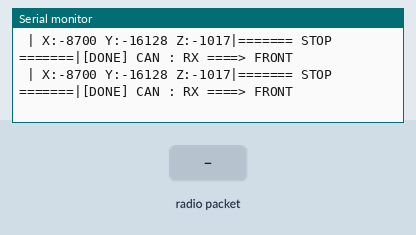
Simulated run of this sketch. Board: Arduino Uno, built with avr-gcc and run on an emulated ATmega328P. Shown: the last lines printed to the serial monitor. Inputs (shaded band) come from the test bench. No radio packets arrive unless stated.

Above: at 1.3 s.
1.4 s: radio packet "5" arrives
At 1.47 s:
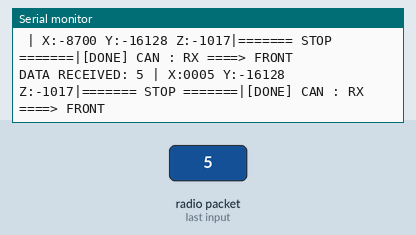
2.9 s: radio packet "90" arrives
At 3.0 s:
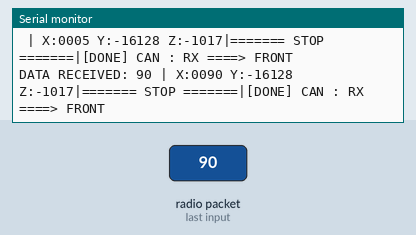
Timing chart, 0 to 5.9 s (numbered marks = the images above; inputs shaded):
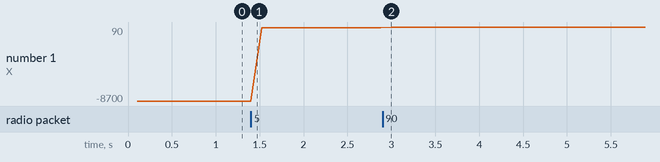

Measured:
- after the input at 1.4 s, the serial monitor: prints a new line after 0.06 s (image 1)
- after the input at 2.9 s, the serial monitor: prints a new line at once (image 2)
- plotted number 1: -8700 → 5 after the input at 1.4 s, 5 → 90 after the input at 2.9 s

The sketch:

simple_rx.ino
```cpp
#include <SPI.h>
#include <nRF24L01.h>
#include <RF24.h>
#include <mcp_can.h>

#define NRF_CE_PIN  7
#define NRF_CSN_PIN 8   //ACTIVE-LOW
#define CAN_CS_PIN  10  //ACTIVE-LOW

#define MODE_FORWARD  1
#define MODE_BACKWARD 2
#define MODE_LEFT     3
#define MODE_RIGHT    4
#define MODE_STOP     5

RF24 radio(NRF_CE_PIN, NRF_CSN_PIN);
MCP_CAN CAN0(CAN_CS_PIN);               //#define MCP_CS_PIN 10
const byte address[6] = "23122";

void setup() {
  Serial.begin(115200);

  SPI.begin();    //

  /* [MCP2515] CAN INIT */
  digitalWrite(NRF_CSN_PIN, HIGH);      //NRF_CSN OFF
  digitalWrite(CAN_CS_PIN, LOW);        //CAN_CS  ON
  if(CAN0.begin(MCP_ANY, CAN_500KBPS, MCP_16MHZ) == CAN_OK) {  // Initialize MCP2515 running at 16MHz with a baudrate of 500kb/s and the masks and filters disabled.
    Serial.println("[DONE] MCP2515 INIT");
  } else {
    Serial.println("[FAIL] MCP2515 INIT");
  }
  CAN0.setMode(MCP_NORMAL); // Change to normal mode to allow messages to be transmitted
  delay(100);
  /* [NRF24L01] RF INIT */
  digitalWrite(CAN_CS_PIN, HIGH);   //CAN_CS  OFF
  digitalWrite(NRF_CSN_PIN, LOW);   //NRF_CSN ON
  radio.begin();
  radio.openReadingPipe(0, address);
  radio.setPALevel(RF24_PA_MIN);
  radio.startListening();
}

void loop() {
  /* [NRF] DATA RECEIVE */
  digitalWrite(CAN_CS_PIN, HIGH);   //CAN_CS  OFF
  digitalWrite(NRF_CSN_PIN, LOW);   //NRF_CSN ON
  char data[11];
  memset(data, 0, sizeof(data));
  if(radio.available()) {
    radio.read((void*)data, sizeof(data));
    Serial.print("DATA RECEIVED: ");
    Serial.print(data);
  }
  digitalWrite(NRF_CSN_PIN, HIGH);  //NRF_CSN OFF

  //PARSING DATA(char -> int)
  int xValue, yValue, zValue;
  sscanf(data, "%4d%4d%2d", &xValue, &yValue, &zValue);
  char buffer[30];
  sprintf(buffer, " | X:%04d Y:%04d Z:%02d", xValue, yValue, zValue);
  Serial.print(buffer);

  //DETERMINE VEHICLE MODE
  uint8_t opMode;
  if(       xValue >= 0 && xValue <= 460
       && yValue >= 460 && yValue <= 560) {
      opMode = MODE_RIGHT;
        }
  else if(xValue >= 560 && xValue <= 1023
       && yValue >= 460 && yValue <= 560) {
      opMode = MODE_LEFT;
  }
  else if(xValue >= 460 && xValue <= 560
       && yValue >= 560 && yValue <= 1023) {
      opMode = MODE_BACKWARD;
  }
  else if(xValue >= 460 && xValue <= 560
         && yValue >= 0 && yValue <= 460) {
      opMode = MODE_FORWARD;
  }
  else {
      opMode = MODE_STOP;
  }

  switch(opMode) {
    case MODE_FORWARD:
      Serial.print("|===== FORWARD ======|");
      break;
    case MODE_BACKWARD:
      Serial.print("|===== BACKWARD =====|");
      break;
    case MODE_LEFT:
      Serial.print("|==== TURN_LEFT =====|");
      break;
    case MODE_RIGHT:
      Serial.print("|==== TURN_RIGHT ====|");
      break;
    default:
      Serial.print("|======= STOP =======|");
      break;
  }

  //BUILD CAN_DATA (xValue:2Byte, yValue:2Byte, MODE:1Byte)
  uint8_t canData[5] = {0};
  canData[0] = (xValue >> 8) & 0xFF;  //xValue_MSB
  canData[1] = xValue & 0xFF;         //xValue_LSB
  canData[2] = (yValue >> 8) & 0xFF;  //yValue_MSB
  canData[3] = yValue & 0xFF;         //yValue_LSB
  canData[4] = opMode;                //Operation Mode

  /* [CAN] DATA TRANSMIT */
  digitalWrite(NRF_CSN_PIN, HIGH);    //NRF_CSN OFF
  digitalWrite(CAN_CS_PIN, LOW);      //CAN_CS  ON
  uint8_t sndStat = CAN0.sendMsgBuf(0x100, 0, 5, canData);  //Rx = 0x88
  if(sndStat == CAN_OK){
    Serial.println("[DONE] CAN : RX ====> FRONT");
  } else {
    Serial.println("[FAIL] CAN : RX ==/=> FRONT");
  }
  delay(10);
  digitalWrite(CAN_CS_PIN, HIGH);     //CAN_CS  OFF

  delay(50);
}
```
